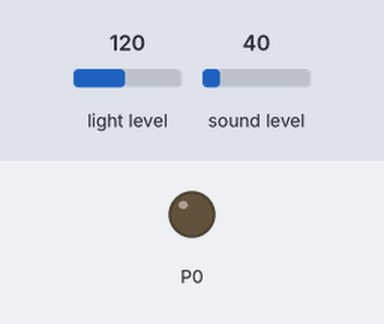
Recording of a program running on a simulated BBC micro:bit (MakeCode). On the bench: output pins drawn as LEDs (lit = HIGH). Dashed ring = blinking. The inputs (shaded band) are chosen by the test bench; at power-on: light level 120, sound level 40.

Above: at 1.2 s.
1.3 s: light level set to 5
2.8 s: sound level set to 174
4.3 s: sound level set to 182
At 4.8 s:
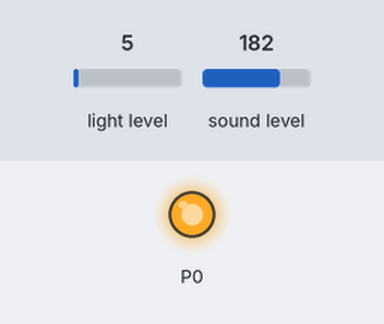
7.3 s: light level set to 128
At 7.8 s:
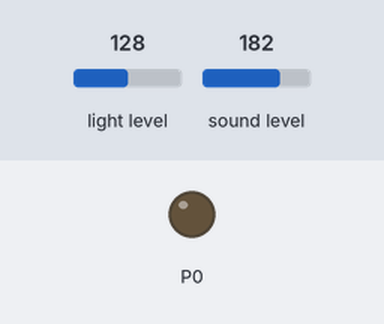
8.8 s: light level set to 83
10.3 s: light level set to 76
At 11.1 s:
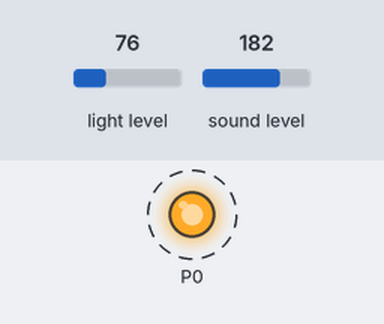
Timing chart, 0 to 14.3 s (numbered marks = the images above; inputs shaded):
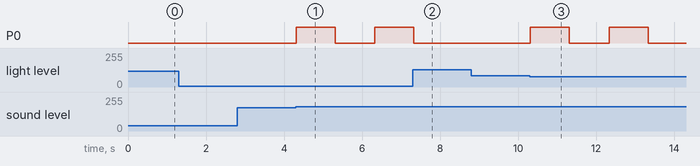

The program:

main.ts
```typescript
let Ns = 0
let Nl = 0
let Nuit = 0
let Présence = 0
basic.forever(function () {
    Ns = input.soundLevel()
    Nl = input.lightLevel()
    if (Nl >= 80) {
        Nuit = 0
    } else {
        Nuit = 1
        if (Ns >= 180) {
            Présence = 1
            pins.digitalWritePin(DigitalPin.P0, 1)
            basic.pause(1000)
            pins.digitalWritePin(DigitalPin.P0, 0)
            basic.pause(1000)
        } else {
            pins.digitalWritePin(DigitalPin.P0, 0)
        }
    }
})
```

test.ts
```typescript
// les tests vont ici ; cela ne sera pas compilé si ce paquet est utilisé en tant qu'extension.
```

Measured:
- the behaviour switches between 179 and 180 on sound level (found by bisection; images 0 and 1)
- the behaviour switches between 80 and 79 on light level (found by bisection; images 2 and 3)
- after the input at 2.8 s, every drawn part: stays the same
- after the input at 4.3 s, P0: LOW → HIGH at once, → LOW 1.0 s later, → HIGH 1.0 s later
- after the input at 7.3 s, P0: goes on until 7.3 s, then stays LOW
- after the input at 8.8 s, every drawn part: stays the same
- after the input at 10.3 s, P0: alternates HIGH for 1.0 s and LOW for 1.0 s, starting at once
